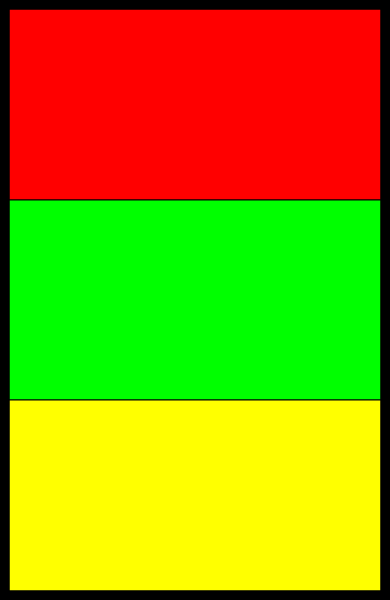
Frame 1 (no input)
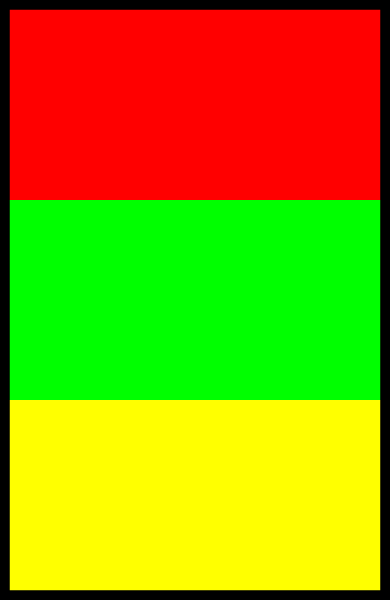
Frame 60 (no input)
Frame 120 (the mouse pressed at the canvas centre since frame 60): identical to frame 60, image omitted

The p5.js sketch that drew these frames (run headless with seeded random() and noise() and a simulated clock; from frame 60 on, the mouse is pressed at the canvas centre):

// p5.js sketch
// ── sketch.js
function setup() {
  createCanvas(390, 600);
  // createCanvas(600, 390);
}

function draw() {
  background(220);

  let h = height / 3;

  fill(255, 0, 0);
  rect(0, 0, width, h);

  fill(0, 255, 0);
  rect(0, h, width, h);

  fill(255, 255, 0);
  rect(0, h + h, width, h);
  
  let m = width / 20;
  
  noFill();
  strokeWeight(m )
  stroke(0);
  rect(0,0, width, height)
  noStroke();
}
